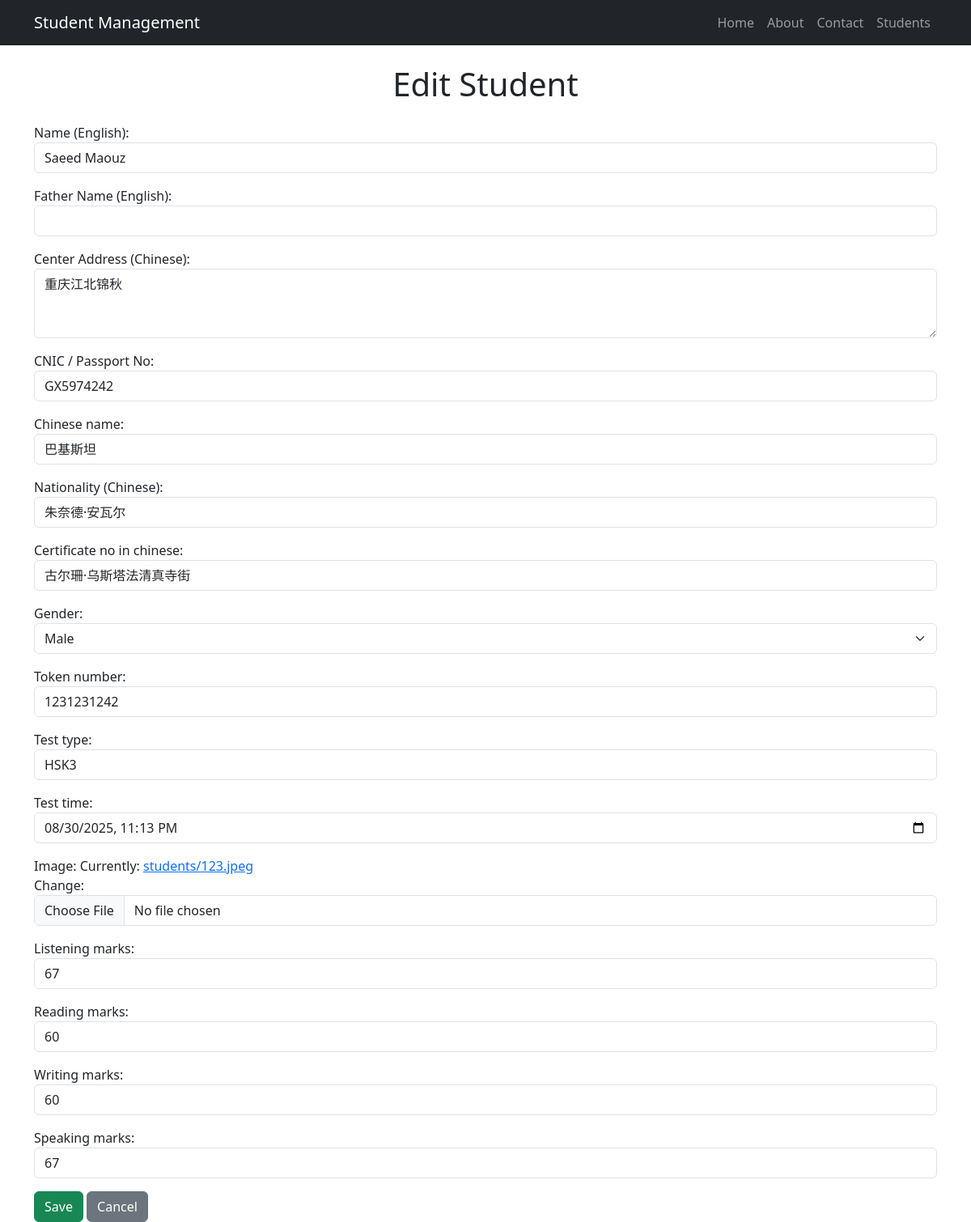
Page /students/1/edit/ on the committed database.
### myapp/models.py (models this page shows, shortened)
class Student(models.Model):
    name_on_certificate = models.CharField(max_length=100, null=False, blank=False)
    father_name = models.CharField(max_length=100, null=True, blank=True)
    address = models.TextField()
    cnic = models.CharField(max_length=15, null=True, blank=True)
    image = models.ImageField(upload_to='students/', null=False, blank=False)
    chinese_name = models.CharField(max_length=100, null=True, blank=True)
    nationality = models.CharField(max_length=50, null=False, blank=False)
    gender = models.CharField(max_length=10, choices=[('男', 'Male'), ('女', 'Female')], null=False, blank=False)
    token_number = models.CharField(max_length=50, null=False, blank=False)
    test_time = models.DateTimeField(null=False, blank=False)
    certificate_no_in_chinese = models.CharField(max_length=100, null=False, blank=False)
    test_type = models.CharField(max_length=10, choices=[('HSK三级', 'HSK3'), ('HSK四级', 'HSK4'), ('HSK五级', 'HSK5')], null=False, blank=False)
    listening_marks = models.IntegerField(null=True, blank=True)
    reading_marks = models.IntegerField(null=True, blank=True)
    writing_marks = models.IntegerField(null=True, blank=True)
    speaking_marks = models.IntegerField( null=True, blank=True)

### myapp/views.py (the view)
# urls.py: path('students/<int:pk>/edit/', views.student_edit, name='student_edit'),  # Edit student
def student_edit(request, pk):
    student = get_object_or_404(Student, pk=pk)
    if request.method == 'POST':
        form = StudentForm(request.POST, request.FILES, instance=student)
        if form.is_valid():
            form.save()
            return redirect('student_list')
    else:
        form = StudentForm(instance=student)
    return render(request, 'student_form.html', {'form': form, 'student': student})

### myapp/forms.py
class StudentForm(forms.ModelForm):
    class Meta:
        model = Student
        fields = '__all__'  # Sab fields include honge
        widgets = {
            'address': forms.Textarea(attrs={'rows': 3}),
            'gender': forms.Select(),
            'test_type': forms.Select(),
            'test_time': forms.DateTimeInput(attrs={'type': 'datetime-local'}),
        }
        labels = {
            'name_on_certificate': 'Name (English)',
            'father_name': 'Father Name (English)',
            'address': 'Center Address (Chinese)',
            'nationality': 'Nationality (Chinese)',
            'cnic': 'CNIC / Passport No',
        }

### templates/student_form.html (shortened to what this page needs)
{% load widget_tweaks %}
{% include 'base.html' %}
{% block content %}
<div class="container mt-4">
    <h1 class="mb-4 text-center">{{ form.instance.pk|yesno:"Edit Student,Add Student" }}</h1>
    <form method="post" enctype="multipart/form-data">
        <div class="mb-3">
            {{ form.name_on_certificate.label_tag }} {{ form.name_on_certificate|add_class:"form-control" }}
        </div>
        <div class="mb-3">
            {{ form.father_name.label_tag }} {{ form.father_name|add_class:"form-control" }}
        </div>
        <div class="mb-3">
            {{ form.address.label_tag }} {{ form.address|add_class:"form-control" }}
        </div>
        <div class="mb-3">
            {{ form.cnic.label_tag }} {{ form.cnic|add_class:"form-control" }}
        </div>
        <div class="mb-3">
            {{ form.chinese_name.label_tag }} {{ form.chinese_name|add_class:"form-control" }}
        </div>
        <div class="mb-3">
            {{ form.nationality.label_tag }} {{ form.nationality|add_class:"form-control" }}
        </div>
        <div class="mb-3">
            {{ form.certificate_no_in_chinese.label_tag }} {{ form.certificate_no_in_chinese|add_class:"form-control" }}
        </div>
        <div class="mb-3">
            {{ form.gender.label_tag }} {{ form.gender|add_class:"form-select" }}
        </div>
        <div class="mb-3">
            {{ form.token_number.label_tag }} {{ form.token_number|add_class:"form-control" }}
        </div>
        <div class="mb-3">
            {{ form.test_type.label_tag }} {{ form.test_type|add_class:"form-control" }}
        </div>
        <div class="mb-3">
            {{ form.test_time.label_tag }} {{ form.test_time|add_class:"form-control" }}
        </div>
        <div class="mb-3">
            {{ form.image.label_tag }} {{ form.image|add_class:"form-control" }}
        </div>
        <div class="mb-3">
            {{ form.listening_marks.label_tag }}
            {{ form.listening_marks|add_class:"form-control" }}
        </div>
         <div class="mb-3">
            {{ form.reading_marks.label_tag }}
            {{ form.reading_marks|add_class:"form-control" }}
        </div>
         <div class="mb-3">
            {{ form.writing_marks.label_tag }}
            {{ form.writing_marks|add_class:"form-control" }}
        </div>
         <div class="mb-3">
            {{ form.speaking_marks.label_tag }}
            {{ form.speaking_marks|add_class:"form-control" }}
        </div>
        <button type="submit" class="btn btn-success">Save</button>
        <a href="{% url 'student_list' %}" class="btn btn-secondary">Cancel</a>
    </form>
</div>
{% endblock %}

### templates/base.html (shortened to what this page needs)
<!DOCTYPE html>
<html lang="en">
<head>
    <link href="https://cdn.jsdelivr.net/npm/bootstrap@5.3.2/dist/css/bootstrap.min.css" rel="stylesheet">
</head>
<body>
    <nav class="navbar navbar-expand-lg navbar-dark bg-dark">
        <div class="container">
            <a class="navbar-brand" href="{% url 'home' %}">Student Management</a>
            <div class="collapse navbar-collapse">
                <ul class="navbar-nav ms-auto">
                    <li class="nav-item"><a class="nav-link" href="{% url 'home' %}">Home</a></li>
                    <li class="nav-item"><a class="nav-link" href="{% url 'about' %}">About</a></li>
                    <li class="nav-item"><a class="nav-link" href="{% url 'contact' %}">Contact</a></li>
                    <li class="nav-item"><a class="nav-link" href="{% url 'student_list' %}">Students</a></li>
                </ul>
            </div>
        </div>
    </nav>
</body>
</html>

### rows in the picture
Student: instance.pk "Edit Student", name_on_certificate "Saeed Maouz", address "重庆江北锦秋", cnic "GX5974242", chinese_name "巴基斯坦", nationality "朱奈德·安瓦尔", certificate_no_in_chinese "古尔珊·乌斯塔法清真寺街", gender "Male", token_number "1231231242", test_type "HSK3", test_time "08/30/2025 23:13", listening_marks "67", reading_marks "60", writing_marks "60", speaking_marks "67"
